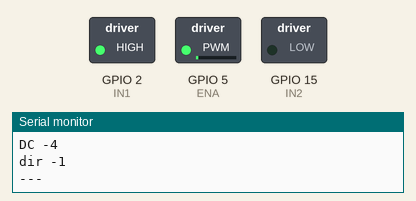
The program below on a simulated ESP32. Shown: switched loads named in the program (green lamp = pin HIGH), the last lines printed to the serial monitor.

Above: at 0.05 s.
At 7.45 s:
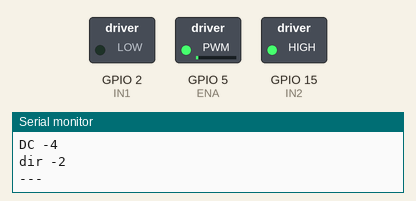
At 14.95 s:
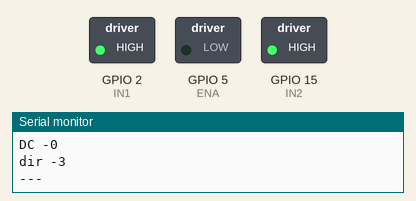
Timing chart, 0 to 19.5 s (numbered marks = the images above):
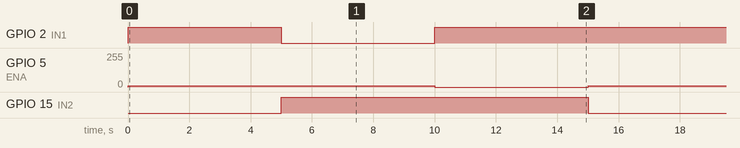

Measured:
- by itself, GPIO 2 (IN1), GPIO 15 (IN2): alternates HIGH for 10.0 s and LOW for 5.0 s
- by itself, GPIO 5 (ENA): alternates 10/255 for 10.0 s and 0/255 for 5.0 s

The program:

main.cpp
```cpp
#include <Arduino.h>
#include <Wire.h>
#include <Adafruit_INA219.h>

#define IN1 2
#define IN2 15
#define ENA 5

int onTime, offTime, period, total_direction;


Adafruit_INA219 ina219_1;

unsigned long sensTimer = 0;


float dist_3[3] = {0.0, 0.0, 0.0};


void configurePWM( int dutyCycle);

void serialPWM();

//void Motor_Drive(int direction);


float HIGH_VAL, LOW_VAL, Err, prevErr, P, I, D, PID;
float Curr_1, Curr_2, Curr_3;
float middle, dist, dist_filtered; // Для фильтрации

float k; //Коэффициент для бегущего среднего
byte i, delta; //счётчики


//Adafruit_INA219 ina219_2;
float middle_of_3(float a, float b, float c);
float ReadAndFilterUS();

float convertToMillimeters(float sensorValue);

void PID_MOVE(float value, float Kp, float Ki, float Kd, float HIGH_VAL, float LOW_VAL);

void setup()
{

/*
Wire.begin(21, 22);

//Serial.println("clean, median");
//ina219_1.setCalibration_32V_2A();
ina219_1.setCalibration_16V_400mA();
if (! ina219_1.begin()) {
    //Serial.println("Failed to find INA219 chip");
    while (1) { delay(10); }
  }
//ina219_2.begin();
*/
Serial.begin(115200);
pinMode(ENA, OUTPUT);

pinMode(IN1, OUTPUT);
pinMode(IN2, OUTPUT);


ledcSetup(0, 10, 8);
ledcAttachPin(ENA, 0);  // Привязка пина к каналу ШИМ
ledcWrite(0, 0);

digitalWrite(IN2, HIGH);
digitalWrite(IN1, HIGH);

P = 0.0;
I = 0.0;
D = 0.0;
PID = 0.0;

}


void loop()

{
//Serial.println(convertToMillimeters(ReadAndFilterUS()));
//delay(80);
//Curr_1 = ReadAndFilterUS();
//Serial.println(Curr_1);
//Serial.println(ina219_1.getCurrent_mA());

/*
Serial.print(ina219_1.getCurrent_mA());
Serial.print(',');
Curr_1 = ReadAndFilterUS();
Serial.print(Curr_1);
Serial.println();
*/

///*

PID_MOVE(700, 1, 0, 0, 600, 400);
Serial.println("---");

delay(5000);


PID_MOVE(300, 1, 0, 0, 600, 400);
Serial.println("---");

delay(5000);


PID_MOVE(500, 1, 0, 0, 600, 400);
Serial.println("---");

delay(5000);

//*/

/* Проверка работы ШИМ-а вручную
digitalWrite(IN2, HIGH);
digitalWrite(IN1, LOW);
ledcWrite(0, map(90, 0, 100, 255, 0));
Serial.println("Назад");
delay(5000);


//ledcWrite(0, map(25, 0, 100, 0, 255));
digitalWrite(IN2, LOW);
digitalWrite(IN1, HIGH);
ledcWrite(0, 25);
Serial.println("Вперёд");
delay(5000);

digitalWrite(IN2, HIGH);
digitalWrite(IN1, HIGH);
ledcWrite(0, 0);
Serial.println("Стоп");
delay(5000);
*/

}

float middle_of_3(float a, float b, float c)
{
  if ((a <= b) && (a <= c)) {
    middle = (b <= c) ? b : c;
  }
  else {
    if ((b <= a) && (b <= c)) {
      middle = (a <= c) ? a : c;
    }
    else {
      middle = (a <= b) ? a : b;
    }
  }
  return middle;
}


float ReadAndFilterUS()
{
  if (millis() - sensTimer > 1)
  {                          // измерение и вывод каждые 50 мс
    // счётчик от 0 до 2
    // каждую итерацию таймера i последовательно принимает значения 0, 1, 2, и так по кругу
    //if (i > 1) i = 0;
    //else i++;

    //dist_3[i] = ina219_1.getCurrent_mA();                 // получить расстояние в текущую ячейку массива
    //dist = middle_of_3(dist_3[0], dist_3[1], dist_3[2]);    // фильтровать медианным фильтром из 3ёх последних измерений
      dist = ina219_1.getCurrent_mA();

    delta = abs(dist_filtered - dist);                      // расчёт изменения с предыдущим
    if (delta > 1)  // если большое - резкий коэффициент
    {
      k = 0.95;
    }
    else if (delta <= 1 && delta > 0.3)
    {
      k = 0.8;
    }
    else if (delta <= 0.3 && delta >=0.1)
    {
      k = 0.1;
    }
      else if (delta <= 0.1)
    {
      k = 0.05;
    }
                                   // если маленькое - плавный коэффициент

    dist_filtered += ( dist -dist_filtered) * k;     // фильтр "бегущее среднее"

    sensTimer = millis();                                   // сбросить таймер

  }
  return dist_filtered + 0.35; //+0.43
}

float convertToMillimeters(float sensorValue)
 {
  if (sensorValue < 3.7)
  {
    return 0.0;
  }
  else if (sensorValue >= 3.7 && sensorValue < 4.0)
  {
    sensorValue = 4.0;
  }

  if (sensorValue > 22.0)
  {
    return 1.0;
  }
  else if (sensorValue >= 20.0 && sensorValue <= 22.0)
  {
    sensorValue = 20.0;
  }


  float minSensorValue = 4.0;  // Минимальное значение с токового датчика (в мА)
  float minMillimeters = 100.0;  // Минимальное значение в миллиметрах
  float maxSensorValue = 20.0;  // Максимальное значение с токового датчика (в мА)
  float maxMillimeters = 2000.0;  // Максимальное значение в миллиметрах

  // Выполняем линейную интерполяцию
  float millimeters = ((sensorValue - minSensorValue) / (maxSensorValue - minSensorValue)) * (maxMillimeters - minMillimeters) + minMillimeters;

  return millimeters;
}


void PID_MOVE(float value, float Kp, float Ki, float Kd, float HIGH_VAL, float LOW_VAL)

{

if (value > HIGH_VAL)
{
  Err = value - HIGH_VAL;

}
else if (value < LOW_VAL)
{
  Err = value - LOW_VAL;
}
else
{
Err = 0;
}

P = Err * Kp;
I = I + Err * Ki;
D = (Err - prevErr) * Kd;

if (I>2000.0 || I<-2000.0)
{
  I = 0;
}

PID = P + I + D;

Serial.print(" 1 PID value - ");
Serial.println(PID);

if (PID < 0)
{
//Motor_Drive(2);
total_direction = 2;
PID = map(PID, 0, -2500, 0, 100);

PID = constrain(PID, 0, 100);
}
else if (PID > 0)
{
//Motor_Drive(1);
total_direction = 1;
PID = map(PID, 0, 2500, 0, 100);

PID = constrain(PID, 0, 100);

}
else
{
total_direction = 3;
}

//PID = map(PID, -1000, 2000, -100, 100);
//PID = map(PID, -100, 100, 0, 100);

Serial.print(" 2 PID value - ");
Serial.println(PID);

configurePWM(PID);

}


void configurePWM(int dutyCycle)
{

switch (total_direction)
{
case 1:

//Motor_Drive(1);


digitalWrite(IN2, LOW);
digitalWrite(IN1, HIGH);
ledcWrite(0, map(dutyCycle, 0, 100, 0, 255));

break;

case 2:
//Motor_Drive(2);
digitalWrite(IN2, HIGH);
digitalWrite(IN1, LOW);
ledcWrite(0, map(dutyCycle, 0, 100, 0, 255));//реверснул


  break;
case 3:

digitalWrite(IN2, HIGH);
digitalWrite(IN1, HIGH);
ledcWrite(0, 0);

break;
}

Serial.print("DC -");
Serial.println(dutyCycle);
Serial.print("dir -");
Serial.println(total_direction);

}

/*
void Motor_Drive(int direction)
{
total_direction = direction;
//Serial.println(direction);
 switch (direction)
 {
 case 1: //Если вперёд
 //digitalWrite(IN1, LOW);
digitalWrite(IN2, LOW);

  //Настройка pwm
  break;

 case 2://Если назад
 //digitalWrite(IN1, HIGH);
 digitalWrite(IN2, HIGH);

 //Настройка pwm
  break;

case 3: //Тормоз
ledcDetachPin(IN1);
digitalWrite(IN1, HIGH);
digitalWrite(IN2, HIGH);
 }
}
*/
```
